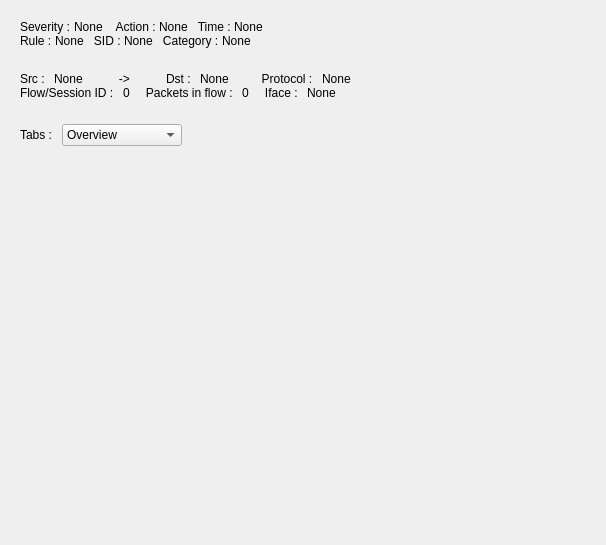
<?xml version="1.0" encoding="UTF-8"?>
<ui version="4.0">
 <class>alertDialog</class>
 <widget class="QDialog" name="alertDialog">
  <property name="geometry">
   <rect>
    <x>0</x>
    <y>0</y>
    <width>606</width>
    <height>545</height>
   </rect>
  </property>
  <property name="windowTitle">
   <string>Dialog</string>
  </property>
  <layout class="QVBoxLayout" name="verticalLayout">
   <item>
    <widget class="QWidget" name="widget" native="true">
     <property name="sizePolicy">
      <sizepolicy hsizetype="Preferred" vsizetype="Maximum">
       <horstretch>0</horstretch>
       <verstretch>0</verstretch>
      </sizepolicy>
     </property>
     <layout class="QVBoxLayout" name="verticalLayout_2">
      <property name="spacing">
       <number>0</number>
      </property>
      <property name="leftMargin">
       <number>9</number>
      </property>
      <property name="topMargin">
       <number>9</number>
      </property>
      <property name="rightMargin">
       <number>9</number>
      </property>
      <property name="bottomMargin">
       <number>9</number>
      </property>
      <item>
       <widget class="QWidget" name="widget_6" native="true">
        <property name="sizePolicy">
         <sizepolicy hsizetype="Preferred" vsizetype="Maximum">
          <horstretch>0</horstretch>
          <verstretch>0</verstretch>
         </sizepolicy>
        </property>
        <layout class="QHBoxLayout" name="horizontalLayout">
         <property name="spacing">
          <number>0</number>
         </property>
         <property name="leftMargin">
          <number>0</number>
         </property>
         <property name="topMargin">
          <number>0</number>
         </property>
         <property name="rightMargin">
          <number>0</number>
         </property>
         <property name="bottomMargin">
          <number>0</number>
         </property>
         <item>
          <widget class="QLabel" name="label">
           <property name="sizePolicy">
            <sizepolicy hsizetype="Maximum" vsizetype="Preferred">
             <horstretch>0</horstretch>
             <verstretch>0</verstretch>
            </sizepolicy>
           </property>
           <property name="text">
            <string>Severity : </string>
           </property>
          </widget>
         </item>
         <item>
          <widget class="QLabel" name="Severity">
           <property name="sizePolicy">
            <sizepolicy hsizetype="Maximum" vsizetype="Preferred">
             <horstretch>0</horstretch>
             <verstretch>0</verstretch>
            </sizepolicy>
           </property>
           <property name="text">
            <string>None</string>
           </property>
          </widget>
         </item>
         <item>
          <widget class="QLabel" name="label_4">
           <property name="sizePolicy">
            <sizepolicy hsizetype="Maximum" vsizetype="Preferred">
             <horstretch>0</horstretch>
             <verstretch>0</verstretch>
            </sizepolicy>
           </property>
           <property name="text">
            <string>    Action : </string>
           </property>
          </widget>
         </item>
         <item>
          <widget class="QLabel" name="Action">
           <property name="sizePolicy">
            <sizepolicy hsizetype="Maximum" vsizetype="Preferred">
             <horstretch>0</horstretch>
             <verstretch>0</verstretch>
            </sizepolicy>
           </property>
           <property name="text">
            <string>None</string>
           </property>
          </widget>
         </item>
         <item>
          <widget class="QLabel" name="label_3">
           <property name="sizePolicy">
            <sizepolicy hsizetype="Maximum" vsizetype="Preferred">
             <horstretch>0</horstretch>
             <verstretch>0</verstretch>
            </sizepolicy>
           </property>
           <property name="text">
            <string>   Time : </string>
           </property>
          </widget>
         </item>
         <item>
          <widget class="QLabel" name="label_5">
           <property name="text">
            <string>None</string>
           </property>
          </widget>
         </item>
        </layout>
       </widget>
      </item>
      <item>
       <widget class="QWidget" name="widget_7" native="true">
        <property name="sizePolicy">
         <sizepolicy hsizetype="Preferred" vsizetype="Maximum">
          <horstretch>0</horstretch>
          <verstretch>0</verstretch>
         </sizepolicy>
        </property>
        <layout class="QHBoxLayout" name="horizontalLayout_2">
         <property name="spacing">
          <number>0</number>
         </property>
         <property name="leftMargin">
          <number>0</number>
         </property>
         <property name="topMargin">
          <number>0</number>
         </property>
         <property name="rightMargin">
          <number>0</number>
         </property>
         <property name="bottomMargin">
          <number>0</number>
         </property>
         <item>
          <widget class="QLabel" name="label_2">
           <property name="sizePolicy">
            <sizepolicy hsizetype="Maximum" vsizetype="Preferred">
             <horstretch>0</horstretch>
             <verstretch>0</verstretch>
            </sizepolicy>
           </property>
           <property name="text">
            <string>Rule : </string>
           </property>
          </widget>
         </item>
         <item>
          <widget class="QLabel" name="label_6">
           <property name="sizePolicy">
            <sizepolicy hsizetype="Maximum" vsizetype="Preferred">
             <horstretch>0</horstretch>
             <verstretch>0</verstretch>
            </sizepolicy>
           </property>
           <property name="text">
            <string>None</string>
           </property>
          </widget>
         </item>
         <item>
          <widget class="QLabel" name="label_7">
           <property name="sizePolicy">
            <sizepolicy hsizetype="Maximum" vsizetype="Preferred">
             <horstretch>0</horstretch>
             <verstretch>0</verstretch>
            </sizepolicy>
           </property>
           <property name="text">
            <string>   SID : </string>
           </property>
          </widget>
         </item>
         <item>
          <widget class="QLabel" name="label_9">
           <property name="sizePolicy">
            <sizepolicy hsizetype="Maximum" vsizetype="Preferred">
             <horstretch>0</horstretch>
             <verstretch>0</verstretch>
            </sizepolicy>
           </property>
           <property name="text">
            <string>None</string>
           </property>
          </widget>
         </item>
         <item>
          <widget class="QLabel" name="label_8">
           <property name="sizePolicy">
            <sizepolicy hsizetype="Maximum" vsizetype="Preferred">
             <horstretch>0</horstretch>
             <verstretch>0</verstretch>
            </sizepolicy>
           </property>
           <property name="text">
            <string>   Category : </string>
           </property>
          </widget>
         </item>
         <item>
          <widget class="QLabel" name="label_10">
           <property name="text">
            <string>None</string>
           </property>
          </widget>
         </item>
        </layout>
       </widget>
      </item>
     </layout>
    </widget>
   </item>
   <item>
    <widget class="QWidget" name="widget_2" native="true">
     <property name="sizePolicy">
      <sizepolicy hsizetype="Preferred" vsizetype="Maximum">
       <horstretch>0</horstretch>
       <verstretch>0</verstretch>
      </sizepolicy>
     </property>
     <layout class="QVBoxLayout" name="verticalLayout_3">
      <property name="spacing">
       <number>0</number>
      </property>
      <item>
       <widget class="QWidget" name="widget_8" native="true">
        <property name="sizePolicy">
         <sizepolicy hsizetype="Preferred" vsizetype="Maximum">
          <horstretch>0</horstretch>
          <verstretch>0</verstretch>
         </sizepolicy>
        </property>
        <layout class="QHBoxLayout" name="horizontalLayout_3">
         <property name="leftMargin">
          <number>0</number>
         </property>
         <property name="topMargin">
          <number>0</number>
         </property>
         <property name="rightMargin">
          <number>0</number>
         </property>
         <property name="bottomMargin">
          <number>0</number>
         </property>
         <item>
          <widget class="QLabel" name="label_11">
           <property name="sizePolicy">
            <sizepolicy hsizetype="Maximum" vsizetype="Preferred">
             <horstretch>0</horstretch>
             <verstretch>0</verstretch>
            </sizepolicy>
           </property>
           <property name="text">
            <string>Src : </string>
           </property>
          </widget>
         </item>
         <item>
          <widget class="QLabel" name="label_12">
           <property name="sizePolicy">
            <sizepolicy hsizetype="Maximum" vsizetype="Preferred">
             <horstretch>0</horstretch>
             <verstretch>0</verstretch>
            </sizepolicy>
           </property>
           <property name="text">
            <string>None</string>
           </property>
          </widget>
         </item>
         <item>
          <widget class="QLabel" name="label_13">
           <property name="sizePolicy">
            <sizepolicy hsizetype="Maximum" vsizetype="Preferred">
             <horstretch>0</horstretch>
             <verstretch>0</verstretch>
            </sizepolicy>
           </property>
           <property name="text">
            <string>         -&gt;         </string>
           </property>
          </widget>
         </item>
         <item>
          <widget class="QLabel" name="label_14">
           <property name="sizePolicy">
            <sizepolicy hsizetype="Maximum" vsizetype="Preferred">
             <horstretch>0</horstretch>
             <verstretch>0</verstretch>
            </sizepolicy>
           </property>
           <property name="text">
            <string>Dst : </string>
           </property>
          </widget>
         </item>
         <item>
          <widget class="QLabel" name="label_15">
           <property name="sizePolicy">
            <sizepolicy hsizetype="Maximum" vsizetype="Preferred">
             <horstretch>0</horstretch>
             <verstretch>0</verstretch>
            </sizepolicy>
           </property>
           <property name="text">
            <string>None</string>
           </property>
          </widget>
         </item>
         <item>
          <widget class="QLabel" name="label_16">
           <property name="sizePolicy">
            <sizepolicy hsizetype="Maximum" vsizetype="Preferred">
             <horstretch>0</horstretch>
             <verstretch>0</verstretch>
            </sizepolicy>
           </property>
           <property name="text">
            <string>        Protocol : </string>
           </property>
          </widget>
         </item>
         <item>
          <widget class="QLabel" name="label_17">
           <property name="text">
            <string>None</string>
           </property>
          </widget>
         </item>
        </layout>
       </widget>
      </item>
      <item>
       <widget class="QWidget" name="widget_9" native="true">
        <property name="sizePolicy">
         <sizepolicy hsizetype="Preferred" vsizetype="Maximum">
          <horstretch>0</horstretch>
          <verstretch>0</verstretch>
         </sizepolicy>
        </property>
        <layout class="QHBoxLayout" name="horizontalLayout_4">
         <property name="leftMargin">
          <number>0</number>
         </property>
         <property name="topMargin">
          <number>0</number>
         </property>
         <property name="rightMargin">
          <number>0</number>
         </property>
         <property name="bottomMargin">
          <number>0</number>
         </property>
         <item>
          <widget class="QLabel" name="label_18">
           <property name="sizePolicy">
            <sizepolicy hsizetype="Maximum" vsizetype="Preferred">
             <horstretch>0</horstretch>
             <verstretch>0</verstretch>
            </sizepolicy>
           </property>
           <property name="text">
            <string>Flow/Session ID : </string>
           </property>
          </widget>
         </item>
         <item>
          <widget class="QLabel" name="label_19">
           <property name="sizePolicy">
            <sizepolicy hsizetype="Maximum" vsizetype="Preferred">
             <horstretch>0</horstretch>
             <verstretch>0</verstretch>
            </sizepolicy>
           </property>
           <property name="text">
            <string>0</string>
           </property>
          </widget>
         </item>
         <item>
          <widget class="QLabel" name="label_20">
           <property name="sizePolicy">
            <sizepolicy hsizetype="Maximum" vsizetype="Preferred">
             <horstretch>0</horstretch>
             <verstretch>0</verstretch>
            </sizepolicy>
           </property>
           <property name="text">
            <string>   Packets in flow : </string>
           </property>
          </widget>
         </item>
         <item>
          <widget class="QLabel" name="label_21">
           <property name="sizePolicy">
            <sizepolicy hsizetype="Maximum" vsizetype="Preferred">
             <horstretch>0</horstretch>
             <verstretch>0</verstretch>
            </sizepolicy>
           </property>
           <property name="text">
            <string>0</string>
           </property>
          </widget>
         </item>
         <item>
          <widget class="QLabel" name="label_22">
           <property name="sizePolicy">
            <sizepolicy hsizetype="Maximum" vsizetype="Preferred">
             <horstretch>0</horstretch>
             <verstretch>0</verstretch>
            </sizepolicy>
           </property>
           <property name="text">
            <string>   Iface : </string>
           </property>
          </widget>
         </item>
         <item>
          <widget class="QLabel" name="label_23">
           <property name="text">
            <string>None</string>
           </property>
          </widget>
         </item>
        </layout>
       </widget>
      </item>
     </layout>
    </widget>
   </item>
   <item>
    <widget class="QWidget" name="widget_3" native="true">
     <property name="sizePolicy">
      <sizepolicy hsizetype="Preferred" vsizetype="Maximum">
       <horstretch>0</horstretch>
       <verstretch>0</verstretch>
      </sizepolicy>
     </property>
     <layout class="QHBoxLayout" name="horizontalLayout_5">
      <item>
       <widget class="QLabel" name="label_24">
        <property name="sizePolicy">
         <sizepolicy hsizetype="Maximum" vsizetype="Maximum">
          <horstretch>0</horstretch>
          <verstretch>0</verstretch>
         </sizepolicy>
        </property>
        <property name="text">
         <string>Tabs : </string>
        </property>
       </widget>
      </item>
      <item>
       <widget class="QComboBox" name="comboBox">
        <property name="sizePolicy">
         <sizepolicy hsizetype="Maximum" vsizetype="Fixed">
          <horstretch>0</horstretch>
          <verstretch>0</verstretch>
         </sizepolicy>
        </property>
        <property name="minimumSize">
         <size>
          <width>120</width>
          <height>0</height>
         </size>
        </property>
        <property name="maximumSize">
         <size>
          <width>120</width>
          <height>16777215</height>
         </size>
        </property>
        <item>
         <property name="text">
          <string>Overview</string>
         </property>
        </item>
        <item>
         <property name="text">
          <string>Payload</string>
         </property>
        </item>
        <item>
         <property name="text">
          <string>HTTP/DNS</string>
         </property>
        </item>
        <item>
         <property name="text">
          <string>Raw Packet</string>
         </property>
        </item>
        <item>
         <property name="text">
          <string>Related</string>
         </property>
        </item>
        <item>
         <property name="text">
          <string>Notes</string>
         </property>
        </item>
       </widget>
      </item>
      <item>
       <spacer name="horizontalSpacer">
        <property name="orientation">
         <enum>Qt::Orientation::Horizontal</enum>
        </property>
        <property name="sizeHint" stdset="0">
         <size>
          <width>40</width>
          <height>20</height>
         </size>
        </property>
       </spacer>
      </item>
     </layout>
    </widget>
   </item>
   <item>
    <widget class="QWidget" name="widget_4" native="true"/>
   </item>
  </layout>
 </widget>
 <resources/>
 <connections/>
</ui>
